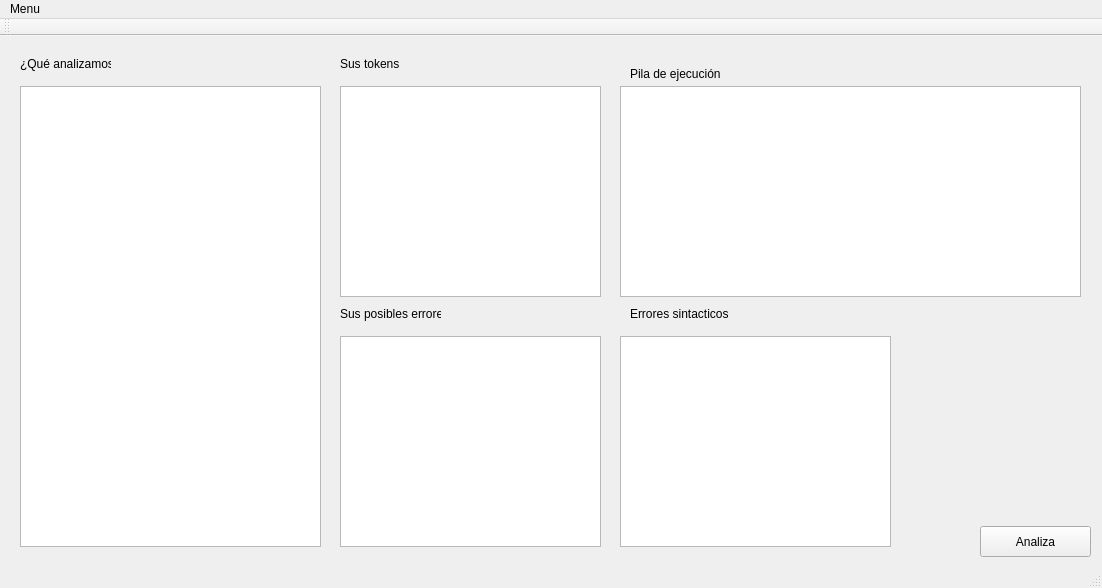
<?xml version="1.0" encoding="UTF-8"?>
<ui version="4.0">
 <class>MainWindow</class>
 <widget class="QMainWindow" name="MainWindow">
  <property name="geometry">
   <rect>
    <x>0</x>
    <y>0</y>
    <width>1102</width>
    <height>588</height>
   </rect>
  </property>
  <property name="windowTitle">
   <string>MainWindow</string>
  </property>
  <widget class="QWidget" name="centralWidget">
   <widget class="QPlainTextEdit" name="AreaArchivo">
    <property name="geometry">
     <rect>
      <x>20</x>
      <y>50</y>
      <width>301</width>
      <height>461</height>
     </rect>
    </property>
   </widget>
   <widget class="QPlainTextEdit" name="AreaTokens">
    <property name="geometry">
     <rect>
      <x>340</x>
      <y>50</y>
      <width>261</width>
      <height>211</height>
     </rect>
    </property>
    <property name="readOnly">
     <bool>true</bool>
    </property>
   </widget>
   <widget class="QPlainTextEdit" name="AreaErrores">
    <property name="geometry">
     <rect>
      <x>340</x>
      <y>300</y>
      <width>261</width>
      <height>211</height>
     </rect>
    </property>
    <property name="readOnly">
     <bool>true</bool>
    </property>
   </widget>
   <widget class="QLabel" name="label">
    <property name="geometry">
     <rect>
      <x>20</x>
      <y>20</y>
      <width>91</width>
      <height>16</height>
     </rect>
    </property>
    <property name="text">
     <string>¿Qué analizamos?</string>
    </property>
   </widget>
   <widget class="QLabel" name="label_2">
    <property name="geometry">
     <rect>
      <x>340</x>
      <y>20</y>
      <width>61</width>
      <height>16</height>
     </rect>
    </property>
    <property name="text">
     <string>Sus tokens</string>
    </property>
   </widget>
   <widget class="QLabel" name="label_3">
    <property name="geometry">
     <rect>
      <x>340</x>
      <y>270</y>
      <width>101</width>
      <height>16</height>
     </rect>
    </property>
    <property name="text">
     <string>Sus posibles errores</string>
    </property>
   </widget>
   <widget class="QPushButton" name="pushButton">
    <property name="geometry">
     <rect>
      <x>980</x>
      <y>490</y>
      <width>111</width>
      <height>31</height>
     </rect>
    </property>
    <property name="text">
     <string>Analiza</string>
    </property>
   </widget>
   <widget class="QLabel" name="label_4">
    <property name="geometry">
     <rect>
      <x>630</x>
      <y>30</y>
      <width>91</width>
      <height>16</height>
     </rect>
    </property>
    <property name="text">
     <string>Pila de ejecución</string>
    </property>
   </widget>
   <widget class="QLabel" name="label_5">
    <property name="geometry">
     <rect>
      <x>630</x>
      <y>270</y>
      <width>101</width>
      <height>16</height>
     </rect>
    </property>
    <property name="text">
     <string>Errores sintacticos</string>
    </property>
   </widget>
   <widget class="QPlainTextEdit" name="AreaErroresPila">
    <property name="geometry">
     <rect>
      <x>620</x>
      <y>300</y>
      <width>271</width>
      <height>211</height>
     </rect>
    </property>
    <property name="readOnly">
     <bool>true</bool>
    </property>
   </widget>
   <widget class="QPlainTextEdit" name="AreaEjecucion">
    <property name="geometry">
     <rect>
      <x>620</x>
      <y>50</y>
      <width>461</width>
      <height>211</height>
     </rect>
    </property>
    <property name="readOnly">
     <bool>true</bool>
    </property>
   </widget>
  </widget>
  <widget class="QMenuBar" name="menuBar">
   <property name="geometry">
    <rect>
     <x>0</x>
     <y>0</y>
     <width>1102</width>
     <height>20</height>
    </rect>
   </property>
   <widget class="QMenu" name="menuMenu">
    <property name="title">
     <string>Menu</string>
    </property>
    <addaction name="separator"/>
    <addaction name="actionAbrir_archivo"/>
   </widget>
   <addaction name="menuMenu"/>
  </widget>
  <widget class="QToolBar" name="mainToolBar">
   <attribute name="toolBarArea">
    <enum>TopToolBarArea</enum>
   </attribute>
   <attribute name="toolBarBreak">
    <bool>false</bool>
   </attribute>
  </widget>
  <widget class="QStatusBar" name="statusBar"/>
  <action name="actionAbrir_archivo">
   <property name="text">
    <string>Abrir archivo</string>
   </property>
  </action>
 </widget>
 <layoutdefault spacing="6" margin="11"/>
 <resources/>
 <connections/>
</ui>
